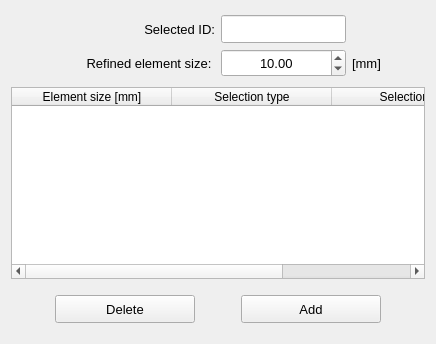
           <widget class="QWidget" name="tab_local_refining">
            <attribute name="title">
             <string>Local refining</string>
            </attribute>
            <layout class="QGridLayout" name="gridLayout_7">
             <item row="2" column="1">
              <widget class="QTableWidget" name="tableWidget_refining_mesh_data">
               <property name="maximumSize">
                <size>
                 <width>16777215</width>
                 <height>16777215</height>
                </size>
               </property>
               <property name="selectionBehavior">
                <enum>QAbstractItemView::SelectionBehavior::SelectRows</enum>
               </property>
               <property name="showGrid">
                <bool>false</bool>
               </property>
               <attribute name="horizontalHeaderDefaultSectionSize">
                <number>160</number>
               </attribute>
               <attribute name="horizontalHeaderStretchLastSection">
                <bool>true</bool>
               </attribute>
               <attribute name="verticalHeaderVisible">
                <bool>false</bool>
               </attribute>
               <attribute name="verticalHeaderStretchLastSection">
                <bool>false</bool>
               </attribute>
               <column>
                <property name="text">
                 <string>Element size [mm]</string>
                </property>
               </column>
               <column>
                <property name="text">
                 <string>Selection type</string>
                </property>
               </column>
               <column>
                <property name="text">
                 <string>Selection ID</string>
                </property>
               </column>
              </widget>
             </item>
             <item row="3" column="1">
              <widget class="QFrame" name="frame_11">
               <property name="minimumSize">
                <size>
                 <width>0</width>
                 <height>48</height>
                </size>
               </property>
               <property name="frameShape">
                <enum>QFrame::Shape::NoFrame</enum>
               </property>
               <layout class="QGridLayout" name="gridLayout_12">
                <property name="leftMargin">
                 <number>4</number>
                </property>
                <property name="topMargin">
                 <number>4</number>
                </property>
                <property name="rightMargin">
                 <number>4</number>
                </property>
                <property name="bottomMargin">
                 <number>4</number>
                </property>
                <item row="0" column="1">
                 <widget class="QPushButton" name="pushButton_add">
                  <property name="minimumSize">
                   <size>
                    <width>68</width>
                    <height>28</height>
                   </size>
                  </property>
                  <property name="maximumSize">
                   <size>
                    <width>140</width>
                    <height>16777215</height>
                   </size>
                  </property>
                  <property name="font">
                   <font>
                    <pointsize>10</pointsize>
                   </font>
                  </property>
                  <property name="text">
                   <string>Add</string>
                  </property>
                  <property name="autoDefault">
                   <bool>false</bool>
                  </property>
                 </widget>
                </item>
                <item row="0" column="0">
                 <widget class="QPushButton" name="pushButton_delete">
                  <property name="minimumSize">
                   <size>
                    <width>68</width>
                    <height>28</height>
                   </size>
                  </property>
                  <property name="maximumSize">
                   <size>
                    <width>140</width>
                    <height>16777215</height>
                   </size>
                  </property>
                  <property name="font">
                   <font>
                    <pointsize>10</pointsize>
                   </font>
                  </property>
                  <property name="text">
                   <string>Delete</string>
                  </property>
                  <property name="autoDefault">
                   <bool>false</bool>
                  </property>
                 </widget>
                </item>
               </layout>
              </widget>
             </item>
             <item row="0" column="1">
              <widget class="QFrame" name="frame_13">
               <property name="minimumSize">
                <size>
                 <width>0</width>
                 <height>68</height>
                </size>
               </property>
               <property name="frameShape">
                <enum>QFrame::Shape::NoFrame</enum>
               </property>
               <layout class="QGridLayout" name="gridLayout_8">
                <property name="leftMargin">
                 <number>4</number>
                </property>
                <property name="topMargin">
                 <number>4</number>
                </property>
                <property name="rightMargin">
                 <number>4</number>
                </property>
                <property name="bottomMargin">
                 <number>4</number>
                </property>
                <property name="horizontalSpacing">
                 <number>6</number>
                </property>
                <item row="2" column="0">
                 <spacer name="horizontalSpacer_3">
                  <property name="orientation">
                   <enum>Qt::Orientation::Horizontal</enum>
                  </property>
                  <property name="sizeHint" stdset="0">
                   <size>
                    <width>40</width>
                    <height>20</height>
                   </size>
                  </property>
                 </spacer>
                </item>
                <item row="2" column="1">
                 <widget class="QLabel" name="label_7">
                  <property name="minimumSize">
                   <size>
                    <width>160</width>
                    <height>20</height>
                   </size>
                  </property>
                  <property name="maximumSize">
                   <size>
                    <width>16777215</width>
                    <height>160</height>
                   </size>
                  </property>
                  <property name="font">
                   <font>
                    <pointsize>10</pointsize>
                   </font>
                  </property>
                  <property name="text">
                   <string>Refined element size: </string>
                  </property>
                  <property name="alignment">
                   <set>Qt::AlignmentFlag::AlignRight|Qt::AlignmentFlag::AlignTrailing|Qt::AlignmentFlag::AlignVCenter</set>
                  </property>
                 </widget>
                </item>
                <item row="2" column="2">
                 <widget class="QDoubleSpinBox" name="doubleSpinBox_refined_element_size">
                  <property name="minimumSize">
                   <size>
                    <width>0</width>
                    <height>28</height>
                   </size>
                  </property>
                  <property name="maximumSize">
                   <size>
                    <width>200</width>
                    <height>16777215</height>
                   </size>
                  </property>
                  <property name="font">
                   <font>
                    <pointsize>10</pointsize>
                   </font>
                  </property>
                  <property name="alignment">
                   <set>Qt::AlignmentFlag::AlignCenter</set>
                  </property>
                  <property name="decimals">
                   <number>2</number>
                  </property>
                  <property name="minimum">
                   <double>0.010000000000000</double>
                  </property>
                  <property name="maximum">
                   <double>2000.000000000000000</double>
                  </property>
                  <property name="singleStep">
                   <double>1.000000000000000</double>
                  </property>
                  <property name="value">
                   <double>10.000000000000000</double>
                  </property>
                 </widget>
                </item>
                <item row="2" column="3">
                 <widget class="QLabel" name="label_8">
                  <property name="minimumSize">
                   <size>
                    <width>0</width>
                    <height>20</height>
                   </size>
                  </property>
                  <property name="font">
                   <font>
                    <pointsize>10</pointsize>
                   </font>
                  </property>
                  <property name="text">
                   <string>[mm]</string>
                  </property>
                 </widget>
                </item>
                <item row="1" column="1">
                 <widget class="QLabel" name="label_selected_ids">
                  <property name="minimumSize">
                   <size>
                    <width>160</width>
                    <height>20</height>
                   </size>
                  </property>
                  <property name="maximumSize">
                   <size>
                    <width>16777215</width>
                    <height>160</height>
                   </size>
                  </property>
                  <property name="font">
                   <font>
                    <pointsize>10</pointsize>
                   </font>
                  </property>
                  <property name="text">
                   <string>Selected ID:</string>
                  </property>
                  <property name="alignment">
                   <set>Qt::AlignmentFlag::AlignRight|Qt::AlignmentFlag::AlignTrailing|Qt::AlignmentFlag::AlignVCenter</set>
                  </property>
                 </widget>
                </item>
                <item row="1" column="2">
                 <widget class="QLineEdit" name="lineEdit_selected_ids">
                  <property name="minimumSize">
                   <size>
                    <width>0</width>
                    <height>28</height>
                   </size>
                  </property>
                  <property name="maximumSize">
                   <size>
                    <width>200</width>
                    <height>16777215</height>
                   </size>
                  </property>
                  <property name="font">
                   <font>
                    <pointsize>10</pointsize>
                   </font>
                  </property>
                  <property name="text">
                   <string/>
                  </property>
                  <property name="alignment">
                   <set>Qt::AlignmentFlag::AlignCenter</set>
                  </property>
                 </widget>
                </item>
                <item row="2" column="4">
                 <spacer name="horizontalSpacer_4">
                  <property name="orientation">
                   <enum>Qt::Orientation::Horizontal</enum>
                  </property>
                  <property name="sizeHint" stdset="0">
                   <size>
                    <width>40</width>
                    <height>20</height>
                   </size>
                  </property>
                 </spacer>
                </item>
               </layout>
              </widget>
             </item>
            </layout>
           </widget>
